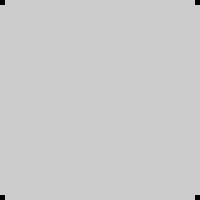
Frame 1 (no input)
Frame 60 (the mouse pressed at the canvas centre just before this capture): identical to frame 1, image omitted
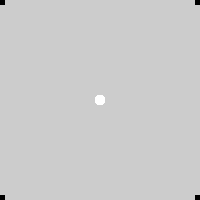
Frame 120 (the mouse held since frame 60 and released just before this capture)

The Processing sketch that drew these frames (run headless with seeded random() and noise(); from frame 60 on, the mouse is pressed at the canvas centre):

// Processing sketch: processing_130503
// ── processing_130503.pde

//luiz ernesto merkl
// cc-sa
// condicionais - eventos

boolean condicaoForma;

void setup() {
  size(200, 200);
  condicaoForma = true;
  rectMode(CENTER);
  noStroke();
}

void draw() {
  if (condicaoForma)
  { 
    fill(0);
    rect(mouseX, mouseY, 10, 10);
    rect(width-mouseX, mouseY, 10, 10);
    rect(mouseX, height -mouseY, 10, 10);
    rect(width-mouseX, height-mouseY, 10, 10);
  }
  else
  {
    fill(255);
    ellipse(mouseX, mouseY, 10, 10);
    ellipse(width-mouseX, mouseY, 10, 10);
    ellipse(mouseX, height -mouseY, 10, 10);
    ellipse(width-mouseX, height-mouseY, 10, 10);
  }
}

void mousePressed()
{
  if (condicaoForma=false)
    condicaoForma=true;
  else
    condicaoForma=false;
}
